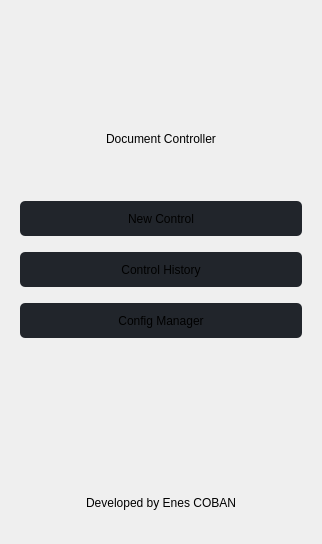
                        <widget class="QWidget" name="home">
                         <layout class="QVBoxLayout" name="verticalLayout_51">
                          <item>
                           <spacer name="verticalSpacer_26">
                            <property name="orientation">
                             <enum>Qt::Orientation::Vertical</enum>
                            </property>
                            <property name="sizeHint" stdset="0">
                             <size>
                              <width>20</width>
                              <height>121</height>
                             </size>
                            </property>
                           </spacer>
                          </item>
                          <item alignment="Qt::AlignmentFlag::AlignHCenter">
                           <widget class="QLabel" name="label_77">
                            <property name="styleSheet">
                             <string notr="true">font: 36pt &quot;Segoe UI&quot;;
font: 48pt &quot;Segoe UI&quot;;</string>
                            </property>
                            <property name="text">
                             <string>Document Controller</string>
                            </property>
                           </widget>
                          </item>
                          <item alignment="Qt::AlignmentFlag::AlignHCenter">
                           <widget class="QFrame" name="frame_35">
                            <property name="minimumSize">
                             <size>
                              <width>300</width>
                              <height>0</height>
                             </size>
                            </property>
                            <property name="maximumSize">
                             <size>
                              <width>600</width>
                              <height>16777215</height>
                             </size>
                            </property>
                            <property name="styleSheet">
                             <string notr="true">QFrame{ border: 0px}QPushButton { background-color: rgb(33, 37, 43); border: none;  border-radius: 5px; }
QPushButton:hover { background-color:  #434343; border-style: solid; border-radius: 4px; }
QPushButton:pressed { background-color: rgb(23, 26, 30); border-style: solid; border-radius: 4px; }</string>
                            </property>
                            <property name="frameShape">
                             <enum>QFrame::Shape::StyledPanel</enum>
                            </property>
                            <property name="frameShadow">
                             <enum>QFrame::Shadow::Raised</enum>
                            </property>
                            <layout class="QVBoxLayout" name="verticalLayout_50">
                             <item>
                              <spacer name="verticalSpacer_12">
                               <property name="orientation">
                                <enum>Qt::Orientation::Vertical</enum>
                               </property>
                               <property name="sizeHint" stdset="0">
                                <size>
                                 <width>20</width>
                                 <height>40</height>
                                </size>
                               </property>
                              </spacer>
                             </item>
                             <item>
                              <widget class="QPushButton" name="pushButton_urq0101">
                               <property name="minimumSize">
                                <size>
                                 <width>0</width>
                                 <height>35</height>
                                </size>
                               </property>
                               <property name="text">
                                <string>New Control</string>
                               </property>
                              </widget>
                             </item>
                             <item>
                              <spacer name="verticalSpacer_13">
                               <property name="orientation">
                                <enum>Qt::Orientation::Vertical</enum>
                               </property>
                               <property name="sizeHint" stdset="0">
                                <size>
                                 <width>10</width>
                                 <height>10</height>
                                </size>
                               </property>
                              </spacer>
                             </item>
                             <item>
                              <widget class="QPushButton" name="pushButton_urq0102">
                               <property name="minimumSize">
                                <size>
                                 <width>0</width>
                                 <height>35</height>
                                </size>
                               </property>
                               <property name="text">
                                <string>Control History</string>
                               </property>
                              </widget>
                             </item>
                             <item>
                              <spacer name="verticalSpacer_14">
                               <property name="orientation">
                                <enum>Qt::Orientation::Vertical</enum>
                               </property>
                               <property name="sizeHint" stdset="0">
                                <size>
                                 <width>20</width>
                                 <height>10</height>
                                </size>
                               </property>
                              </spacer>
                             </item>
                             <item>
                              <widget class="QPushButton" name="pushButton_urq0103">
                               <property name="minimumSize">
                                <size>
                                 <width>0</width>
                                 <height>35</height>
                                </size>
                               </property>
                               <property name="text">
                                <string>Config Manager</string>
                               </property>
                              </widget>
                             </item>
                            </layout>
                           </widget>
                          </item>
                          <item>
                           <spacer name="verticalSpacer_25">
                            <property name="orientation">
                             <enum>Qt::Orientation::Vertical</enum>
                            </property>
                            <property name="sizeHint" stdset="0">
                             <size>
                              <width>20</width>
                              <height>120</height>
                             </size>
                            </property>
                           </spacer>
                          </item>
                          <item alignment="Qt::AlignmentFlag::AlignHCenter">
                           <widget class="QFrame" name="frame_41">
                            <property name="minimumSize">
                             <size>
                              <width>0</width>
                              <height>60</height>
                             </size>
                            </property>
                            <property name="maximumSize">
                             <size>
                              <width>16777215</width>
                              <height>60</height>
                             </size>
                            </property>
                            <property name="styleSheet">
                             <string notr="true">QFrame{ border: 0px}</string>
                            </property>
                            <property name="frameShape">
                             <enum>QFrame::Shape::StyledPanel</enum>
                            </property>
                            <property name="frameShadow">
                             <enum>QFrame::Shadow::Raised</enum>
                            </property>
                            <layout class="QHBoxLayout" name="horizontalLayout_34">
                             <item alignment="Qt::AlignmentFlag::AlignVCenter">
                              <widget class="QLabel" name="label_main_lower_6">
                               <property name="minimumSize">
                                <size>
                                 <width>70</width>
                                 <height>40</height>
                                </size>
                               </property>
                               <property name="styleSheet">
                                <string notr="true">font: 600 10pt &quot;Segoe UI&quot;;</string>
                               </property>
                               <property name="text">
                                <string>Developed by Enes COBAN</string>
                               </property>
                              </widget>
                             </item>
                            </layout>
                           </widget>
                          </item>
                         </layout>
                        </widget>
